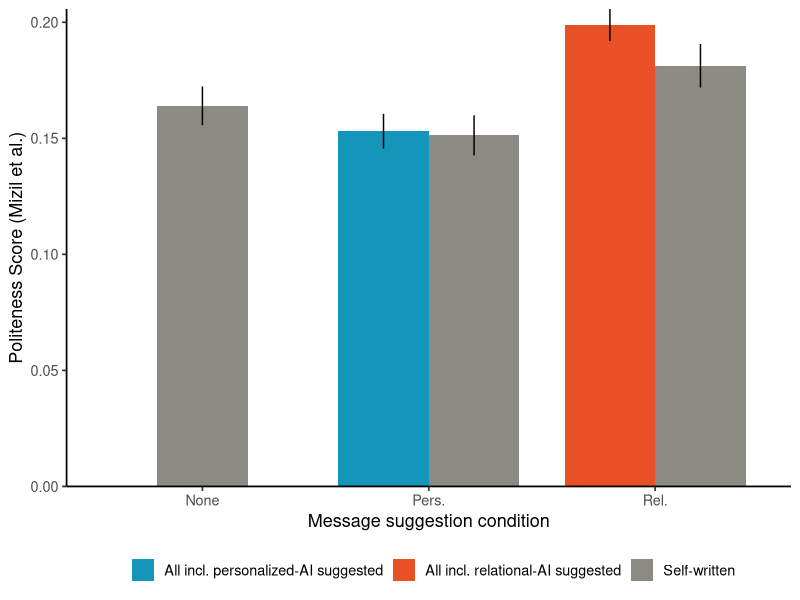

This chart was generated by the following R code:
# ============================================================
# Setup
# ============================================================
library(dplyr)
library(tidyr)
library(ggplot2)

# ============================================================
# Load data WITH precomputed politeness score
# ============================================================
df <- read.csv("./csv/utterance_minmax_composite.csv")

# Expecting at least: condition, PID, message_type, composite_mm
stopifnot(all(c("condition","pid","message_type","composite_mm") %in% names(df)))

# ------------------------------------------------------------
# Participant-level means (HumanOnly vs AllMessages)
# ------------------------------------------------------------
# HumanOnly: only human messages
human_summary <- df %>%
  filter(message_type == "human", !is.na(composite_mm)) %>%
  group_by(condition, pid) %>%
  summarise(PolitenessMean = mean(composite_mm, na.rm = TRUE), .groups = "drop") %>%
  mutate(Type = "HumanOnly")

# AllMessages: all message types
all_summary <- df %>%
  filter(!is.na(composite_mm)) %>%
  group_by(condition, pid) %>%
  summarise(PolitenessMean = mean(composite_mm, na.rm = TRUE), .groups = "drop") %>%
  mutate(Type = "AllMessages")

final_summary <- bind_rows(human_summary, all_summary)

# ------------------------------------------------------------
# Condition-level summary (for plot error bars)
# ------------------------------------------------------------
condition_summary <- final_summary %>%
  group_by(condition, Type) %>%
  summarise(
    AveragePoliteness = mean(PolitenessMean, na.rm = TRUE),
    SEM               = sd(PolitenessMean, na.rm = TRUE) / sqrt(n()),
    n                 = n(),
    .groups = "drop"
  )

# ------------------------------------------------------------
# Build plotting frame (None / Pers. / Rel.) in your style
# ------------------------------------------------------------
cs <- condition_summary %>%
  mutate(
    Condition2 = dplyr::recode(
      condition,
      "control"           = "None",
      "personal"          = "Pers.",
      "relational-static" = "Rel."
    )
  )

df_plot <- bind_rows(
  cs %>%
    filter(Type == "HumanOnly") %>%
    transmute(
      Condition2,
      FillGroup2 = "Self-written",
      Mean = AveragePoliteness,
      SE   = SEM
    ),
  cs %>%
    filter(Type == "AllMessages", condition %in% c("personal", "relational-static")) %>%
    mutate(
      Condition2 = dplyr::recode(condition,
                                 "personal"          = "Pers.",
                                 "relational-static" = "Rel."),
      FillGroup2 = if_else(condition == "personal",
                           "All incl. personalized-AI suggested",
                           "All incl. relational-AI suggested")
    ) %>%
    transmute(
      Condition2, FillGroup2,
      Mean = AveragePoliteness, SE = SEM
    )
) %>%
  mutate(
    Condition2 = factor(Condition2, levels = c("None","Pers.","Rel.")),
    # Show All-messages first, then Self-written (you can swap the order if you like)
    FillGroup2 = factor(FillGroup2,
                        levels = c("All incl. personalized-AI suggested",
                                   "All incl. relational-AI suggested",
                                   "Self-written"))
  )

# ------------------------------------------------------------
# Palette and plot (your reference style)
# ------------------------------------------------------------
pal_fill <- c(
  "Self-written"                        = "#8b8b83",
  "All incl. personalized-AI suggested" = "#1496BB",
  "All incl. relational-AI suggested"   = "#E85125"
)

dodge2 <- position_dodge2(width = 0.8, padding = 0, preserve = "single")

ggplot(df_plot, aes(x = Condition2, y = Mean, fill = FillGroup2)) +
  geom_col(width = 0.8, position = dodge2) +
  geom_errorbar(
    aes(ymin = Mean - SE, ymax = Mean + SE, group = FillGroup2),
    width = 0,
    position=position_dodge(width=0.8)
  ) +
  scale_fill_manual(values = pal_fill, drop = FALSE) +
  labs(x = "Message suggestion condition",
       y = "Politeness Score (Mizil et al.)",
       fill = "") +
  scale_y_continuous(expand = c(0, 0)) +
  theme_classic(base_size = 13) +
  theme(legend.position = "bottom")

# ============================================================
# Linear model contrasts vs control_HumanOnly (from final_summary)
# ============================================================
library(dplyr)
library(tidyr)
library(broom)

# Build long frame for LM
df_long <- final_summary %>%
  rename(Condition = condition,
         Measure   = Type,
         Score     = PolitenessMean) %>%
  mutate(
    Condition = factor(Condition, levels = c("control", "personal", "relational-static")),
    Group = paste(Condition, Measure, sep = "_")
  )

# Reference group: control_HumanOnly
df_long$Group <- relevel(factor(df_long$Group), ref = "control_HumanOnly")

# Fit LM
fit <- lm(Score ~ Group, data = df_long)

# Print model summary and CIs (optional)
print(summary(fit))
print(confint(fit))

# ---- Significance stars ----
sig_label <- function(p) {
  if (is.na(p)) "NA"
  else if (p < 1e-4) "****"
  else if (p < 1e-3) "***"
  else if (p < 1e-2) "**"
  else if (p < 0.05) "*" else "ns"
}

# Tidy coefficients and map to your four named contrasts
lm_tidy <- broom::tidy(fit, conf.int = TRUE) %>%
  filter(term != "(Intercept)") %>%
  mutate(
    contrast = dplyr::recode(
      term,
      "Grouppersonal_HumanOnly"            = "personal_HumanOnly vs control_HumanOnly",
      "Grouprelational-static_HumanOnly"   = "relational-static_HumanOnly vs control_HumanOnly",
      "Grouppersonal_AllMessages"          = "personal_AllMessages vs control_HumanOnly",
      "Grouprelational-static_AllMessages" = "relational-static_AllMessages vs control_HumanOnly",
      .default = term
    ),
    sig = vapply(p.value, sig_label, character(1))
  ) %>%
  select(contrast, estimate, conf.low, conf.high, p.value, sig)

print(lm_tidy)

# (Optional) A compact means+SE table for the paper
summary_table <- df_long %>%
  group_by(Condition, Measure) %>%
  summarise(
    Mean = mean(Score, na.rm = TRUE),
    SE   = sd(Score, na.rm = TRUE) / sqrt(n()),
    n    = n(),
    .groups = "drop"
  ) %>%
  arrange(Condition, Measure)

print(summary_table)

# (Optional pretty labels for display)
summary_table_pretty <- summary_table %>%
  mutate(
    Condition = recode(Condition,
                       "control" = "None",
                       "personal" = "Pers.",
                       "relational-static" = "Rel."),
    Measure = recode(Measure,
                     "HumanOnly"   = "Self-written",
                     "AllMessages" = "All incl. AI-suggested")
  )
print(summary_table_pretty)
